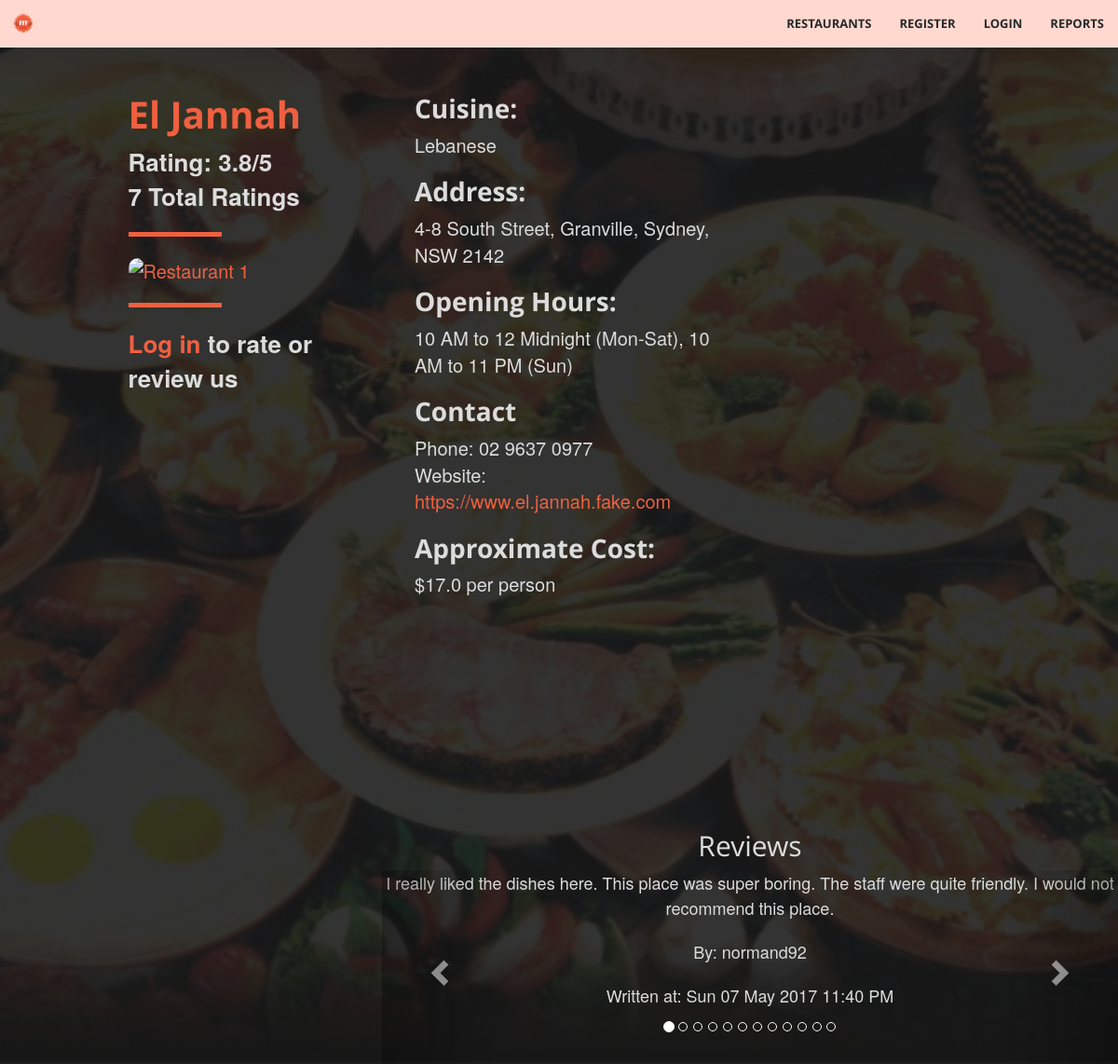
Screenshot of /restaurant/2 with the database file from the repository.
### tables this page shows
CREATE TABLE Restaurants (
				id			INTEGER not null unique,
				name		TEXT not null,
				suburb	TEXT not null,
				address	TEXT not null,
				postcode INTEGER not null,
				phone		TEXT,
				hours		TEXT, -- business hours; varying format
				cuisine	TEXT not null,
				owner		TEXT,
				website	TEXT check (website like 'http%://%'),
				cost		FLOAT, -- average cost per person
				image		TEXT check (image like 'http%://%'),
				PRIMARY KEY (id),
				FOREIGN KEY (owner) REFERENCES Users(username)
			);

CREATE TABLE Reviews (
                user		TEXT not null,
                restaurant	INTEGER not null,
                review		TEXT not null,
                timestamp	DATE not null,
                PRIMARY KEY (user, restaurant), -- one review per user per restaurant
                FOREIGN KEY (user) REFERENCES Users(username),
                FOREIGN KEY (restaurant) REFERENCES Restaurants(id)
        );

### fff.py (the view, shortened to what this page needs)
@app.route('/restaurant/<path:rest_id>', methods=['GET', 'POST'])
def restaurant_page(rest_id):
    conn = sqlite3.connect('data.db')
    c = conn.cursor()
    r = db_interface.get_restaurant_by_id(c, id=rest_id)
    if r:
        reviews = db_interface.get_reviews(c, rest_id)
        already_reviewed = False
        if 'username' in session:
            already_reviewed = db_interface.already_reviewed_restaurant(c, rest_id, session['username'])
        if request.method == 'GET':
            return render_template('restaurant.html', restaurant=r, logged_in=('username' in session),
                                   reviews=reviews, already_reviewed=already_reviewed)
    else:
        flash('Restaurant not found!')
        return redirect(url_for('restaurants_page'))

### classes.py (called while the page is built)
    def get_id(self): # Does not require setter
        return self.id

    def get_name(self):
        return self.name

    def get_address(self):
        return self.address

    def get_cuisine(self):
        return self.cuisine

    def get_phone(self):
        return self.phone

    def get_hours(self):
        return self.hours

    def get_rating(self):
        return self.rating

    def get_numRating(self):
        return self.numRating

    def get_website(self):
        return self.website

    def get_cost(self):
        return self.cost

    def get_image(self):
        return self.image

    def get_user(self):
        return self.user

    def get_review(self):
        return self.review

    def get_timestamp(self):
        return self.timestamp

### db_interface.py (called while the page is built)
def get_restaurant_by_id(c, id):
    c.execute("""SELECT * FROM Restaurants WHERE ID=?""", (id, ))
    res = c.fetchone()
    if res:
        r = Restaurant(
            id=res[0],
            name=res[1],
            suburb=res[2],
            address=res[3],
            postcode=res[4],
            phone=res[5],
            hours=res[6],
            cuisine=res[7],
            owner=res[8],
            website=res[9],
            cost=res[10],
            image=res[11],
            rating=find_average_rating(c, res[0]),
            numRating=find_number_rating(c, res[0])
        )
        return r

def find_average_rating(c, i):
    ratings = c.execute("SELECT rating FROM Ratings WHERE restaurant=?", (i, )).fetchall()
    ratings = [r[0] for r in ratings]
    avg = average(ratings)
    if avg == -1:
        return "Unrated"
    return avg

def find_number_rating(c, i):
    r = c.execute("SELECT COUNT(*) FROM Ratings WHERE restaurant=?", (i, )).fetchone()
    return r[0]

def get_reviews(c, restaurant_id):
    results = []
    c.execute("SELECT * FROM Reviews WHERE restaurant=?", (restaurant_id, ))
    for review in c.fetchall():
        r = Review(
            user=review[0],
            review=review[2],
            timestamp=datetime.datetime.strptime(review[3], "%Y-%m-%d %H:%M:%S.%f")
        )
        results.append(r)
    return results

### fff_helpers.py (called while the page is built)
def average(arr):  # Calculates average value of an array
    total = 0
    i = 0
    for i in range(len(arr)):
        total += arr[i]
    if i == 0:
        return -1
    else:
        return round(total/i, 1)

### templates/restaurant.html (shortened to what this page needs)
{% extends "base.html" %}
{% block body %}
<header>
  <div class="restaurants">
    <div class="row">
      <br/>
      <div class="col-xs-3 col-xs-offset-1">
        <div class ="restaurants-listing-box">
          <div class="restaurants-listing">
            <h1>{{ restaurant.get_name() }} </h1>
            {% if restaurant.get_rating() == 'Unrated' %}
				  <b> {{ restaurant.get_rating() }} </b> <br>
            {% else %}
				  <b> Rating: {{ restaurant.get_rating() }}/5 </b> <br>
              <b>{{ restaurant.get_numRating() }} Total Ratings</b>
            {% endif %}
            <hr align= "left">
            <a href="{{ url_for('restaurant_page', rest_id = restaurant.get_id()) }}"><img src="{{ restaurant.get_image() }}" alt="Restaurant 1" height ="300" width="440"></a> </br>
              {% if logged_in %}
                <h2>Rate us</h2>
                <form method="POST">
                  <fieldset class="rating">
                    <input type="radio" id="star5" name="rating" value="5" />
                    <label class = "full" for="star5" title="Amazing - 5 stars"></label>
                    <input type="radio" id="star4half" name="rating" value="4.5" />
                    <label class="half" for="star4half" title="4.5 stars"></label>
                    <input type="radio" id="star4" name="rating" value="4" />
                    <label class = "full" for="star4" title="Very good - 4 stars"></label>
                    <input type="radio" id="star3half" name="rating" value="3.5" />
                    <label class="half" for="star3half" title="3.5 stars"></label>
                    <input type="radio" id="star3" name="rating" value="3" />
                    <label class = "full" for="star3" title="Average - 3 stars"></label>
                    <input type="radio" id="star2half" name="rating" value="2.5" />
                    <label class="half" for="star2half" title="2.5 stars"></label>
                    <input type="radio" id="star2" name="rating" value="2" />
                    <label class = "full" for="star2" title="Below average - 2 stars"></label>
                    <input type="radio" id="star1half" name="rating" value="1.5" />
                    <label class="half" for="star1half" title="1.5 stars"></label>
                    <input type="radio" id="star1" name="rating" value="1" />
                    <label class = "full" for="star1" title="Not great - 1 star"></label>
                    <input type="radio" id="starhalf" name="rating" value="0.5" />
                    <label class="half" for="starhalf" title="0.5 stars"></label>
                  </fieldset>
                    <br>
                    <hr align = "left">
                  <input type="submit" value="Submit" class="btn btn-primary">
                </form>
                <hr>
              {%else%}
              <hr align= "left">
              <b><a class="page-scroll" href="{{ url_for('login') }}">Log in</a> to rate or review us</b>
              {% endif %}
          </div>
        </div>
      </div>
      <div class="col-xs-4">
        <div class="restaurants-listing">
          <h2>Cuisine:</h2>
          {{ restaurant.get_cuisine() }} <br/>
          <h2>Address:</h2>
          {{ restaurant.get_address() }} <br/>
          <h2>Opening Hours:</h2>
          {{ restaurant.get_hours() }} <br/>
          <h2>Contact </h2>
          Phone: {{ restaurant.get_phone() }} <br/>
          Website: <a href="{{ restaurant.get_website() }}">{{ restaurant.get_website() }}</a> <br/>
          <h2>Approximate Cost:</h2>
          ${{restaurant.get_cost()}} per person <br/> <br/>
        </div>
      </div>
    </div>
    <div class="row">
      <div class="col-xs-3 col-xs-offset-1">
      </div>
      <div class="col-xs-8">
        <h2>Reviews</h2>
        <div id="carousel-reviews" class="carousel slide" data-ride="carousel">
          <div class="row">
            <div class="carousel-inner" role="listbox">
              {% for i in range(reviews|length) %}
                {% if i == 0 %}
                  <div class="item active">
                {% else %}
                  <div class="item">
                {% endif %}
                  <p>{{ reviews[i].get_review() }}</p>
                  <p>By: {{ reviews[i].get_user() }}</p>
                  <p>Written at: {{ reviews[i].get_timestamp().strftime('%a %d %b %Y %I:%M %p') }}</p>
                  <br/>
                  <br/>
                </div>
              {% endfor %}
            </div>
            <a class="left carousel-control" href="#carousel-reviews" role="button" data-slide="prev">
              <span class="glyphicon glyphicon-chevron-left" aria-hidden="true"></span>
            </a>
            <a class="right carousel-control" href="#carousel-reviews" role="button" data-slide="next">
              <span class="glyphicon glyphicon-chevron-right" aria-hidden="true"></span>
            </a>
          </div>
          <div class="row">
            <ol class="carousel-indicators">
              {% for i in range(reviews|length) %}
                {% if i == 0 %}
                  <li data-target="#carousel-reviews" data-slide-to="{{ i }}" class="active"></li>
                {% else %}
                  <li data-target="#carousel-reviews" data-slide-to="{{ i }}"></li>
                {% endif %}
              {% endfor %}
            </ol>
          </div>
        </div>
      </div>
    </div>
  </div>
</header>
{% endblock %}

### templates/base.html (shortened to what this page needs)
<!DOCTYPE html>
<html lang="en">
    <head>
        <link href="{{ url_for('static', filename='vendor/bootstrap/css/bootstrap.min.css') }}" rel="stylesheet" type="text/css">
        <link href="{{ url_for('static', filename='vendor/font-awesome/css/font-awesome.min.css') }}" rel="stylesheet" type="text/css">
        <link href="{{ url_for('static', filename='vendor/bootstrap/css/bootstrap-select.min.css') }}" rel="stylesheet" type="text/css">
        <link href="{{ url_for('static', filename='fonts/open_sans.css') }}" rel="stylesheet" type="text/css">
        <link href="{{ url_for('static', filename='fonts/josefin_sans.css') }}" rel="stylesheet" type="text/css">
        <link href="{{ url_for('static', filename='css/fff.css') }}" rel="stylesheet" type="text/css">
        <link href="{{ url_for('static', filename='css/ratings.css') }}" rel="stylesheet" type="text/css">
    </head>
    <body>
      <div class="row">
        <nav id="mainNav" class="navbar navbar-default navbar-fixed-top">
          <div class="container-fluid">
            <div class="navbar-header">
              <a class="navbar-brand page-scroll" href="{{ url_for('home_page') }}"><img src = "static/img/FFF.png"></a>
            </div>
            <div class="collapse navbar-collapse" id="bs-example-navbar-collapse-1">
              <ul class="nav navbar-nav navbar-right">
                <li>
                    <a class="page-scroll" href="{{ url_for('restaurants_page') }}">Restaurants</a>
                </li>
                <li>
                  {% if session['logged_in'] != True %}
                    <a class="page-scroll" href="{{ url_for('register') }}">Register</a>
                  {% endif %}
                </li>
                <li>
                  {% if session['logged_in'] == True %}
                    <a class="page-scroll" href="{{ url_for('logout') }}">Logout</a>
                  {% else %}
                    <a class="page-scroll" href="{{ url_for('login') }}">Login</a>
                  {% endif %}
                </li>
				<li>
                    <a class="page-scroll" href="{{ url_for('view_reports') }}">Reports</a>
                </li>
              </ul>
            </div>
          </div>
        </nav>
      </div>
      {% block body %}
      {% endblock %}
    </body>
</html>

### static/css/fff.css (style rules this page uses)
html, body { height: 100%; width: 100%; }
body { font-family: 'Josefin Sans', 'Helvetica Neue', Arial, sans-serif; }
hr { border-color: #F05F40; border-width: 5px; max-width: 100px; }
a { -webkit-transition: all 0.35s; -moz-transition: all 0.35s; transition: all 0.35s; color: #F05F40; }
h1, h2, h3, h4, h5, h6 { font-family: 'Open Sans', 'Helvetica Neue', Arial, sans-serif; }
p { font-size: 18px; line-height: 1.5; margin-bottom: 20px; }
.navbar-default { background-color: white; border-color: rgba(34, 34, 34, 0.05); font-family: 'Open Sans', 'Helvetica Neue', Arial, sans-serif; -webkit-transition: all 0.35s; -moz-transition: all 0.35s; transition: all 0.35s; }
.navbar-default .navbar-header .navbar-brand { color: #F05F40; font-family: 'Open Sans', 'Helvetica Neue', Arial, sans-serif; font-weight: 700; text-transform: uppercase; }
.navbar-default .nav > li > a, .navbar-default .nav > li > a:focus { text-transform: uppercase; font-weight: 700; font-size: 13px; color: #222222; }
@media (min-width: 768px) { .navbar-default { background-color: #ffd9d0; border-color: rgba(255, 255, 255, 0.3); } }
@media (min-width: 768px) { .navbar-default .navbar-header .navbar-brand { color: rgb(40,40,40); } }
@media (min-width: 768px) { .navbar-default .nav > li > a, .navbar-default .nav > li > a:focus { color: rgb(40,40,40); } }
header { position: relative; width: 100%; min-height: auto; -webkit-background-size: cover; -moz-background-size: cover; background-size: cover; background-attachment: fixed; -o-background-size: cover; background-position: center; background-image: url('../img/FFFBackground.jpg'); text-align: center; color: rgb(220,220,220); margin-top: 40px; }
@media (min-width: 768px) { header { min-height: 100%; } }
body { webkit-tap-highlight-color: #222222; }
.restaurants { position: relative; overflow: auto; background-color: rgba(0, 0, 0, 0.8); margin-top: 50px; }
.restaurants .restaurants-listing { text-align: left; font-size:20px; padding: 10px; margin-left: 25px; height: 100vh; }
.restaurants .restaurants-listing h1 { font-size: 40px; color: #F05F40; font-weight: bold; }
.restaurants .restaurants-listing h2 { font-weight: bold; font-size:28px; }
.restaurants .restaurants-listing b { font-weight: none; font-size: 26px; }
img { max-height: 100%; max-width: 100%; border-radius: 10px; }
.collapse li a { color: white; }

### rows the page displays
Restaurants: get_name "El Jannah", get_cuisine "Lebanese", get_address "4-8 South Street, Granville, Sydney, NSW 2142", get_hours "10 AM to 12 Midnight (Mon-Sat), 10 AM to 11 PM (Sun)", get_phone "02 9637 0977", get_website "https://www.el.jannah.fake.com", get_cost "17.0"
Reviews: review "I really liked the dishes here. This place was super boring. The staff were quite friendly. I would not recommend this place.", user "normand92"

### other values shown
{{ restaurant.get_rating() }} "3.8"
{{ restaurant.get_numRating() }} "7"
{{ reviews[i].get_timestamp().strftime('%a %d %b %Y %I:%M %p') }} "Sun 07 May 2017 11:40 PM"
